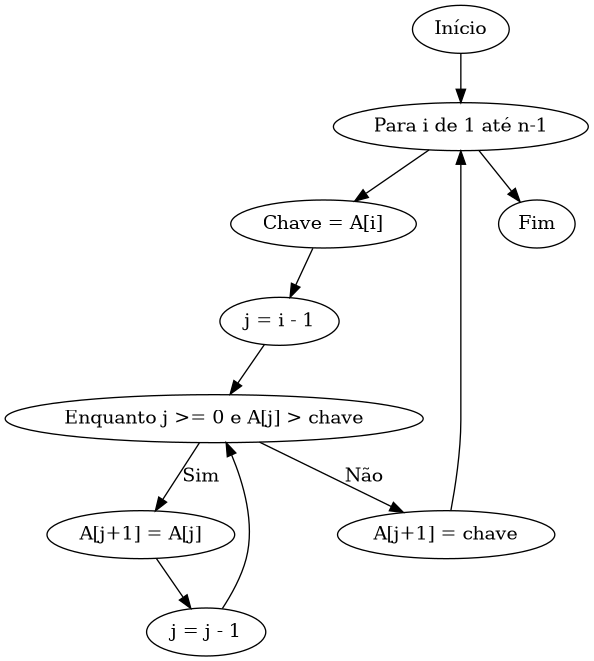

Write Python code to recreate this figure.
from graphviz import Digraph

g = Digraph('InsertionSort', filename='insertion_fluxograma', format='png')
g.attr(rankdir='TB')

g.node('A', 'Início')
g.node('B', 'Para i de 1 até n-1')
g.node('C', 'Chave = A[i]')
g.node('D', 'j = i - 1')
g.node('E', 'Enquanto j >= 0 e A[j] > chave')
g.node('F', 'A[j+1] = A[j]')
g.node('G', 'j = j - 1')
g.node('H', 'A[j+1] = chave')
g.node('I', 'Fim')

g.edge('A', 'B')
g.edge('B', 'C')
g.edge('C', 'D')
g.edge('D', 'E')
g.edge('E', 'F', label='Sim')
g.edge('F', 'G')
g.edge('G', 'E')
g.edge('E', 'H', label='Não')
g.edge('H', 'B')
g.edge('B', 'I')

g.render()
